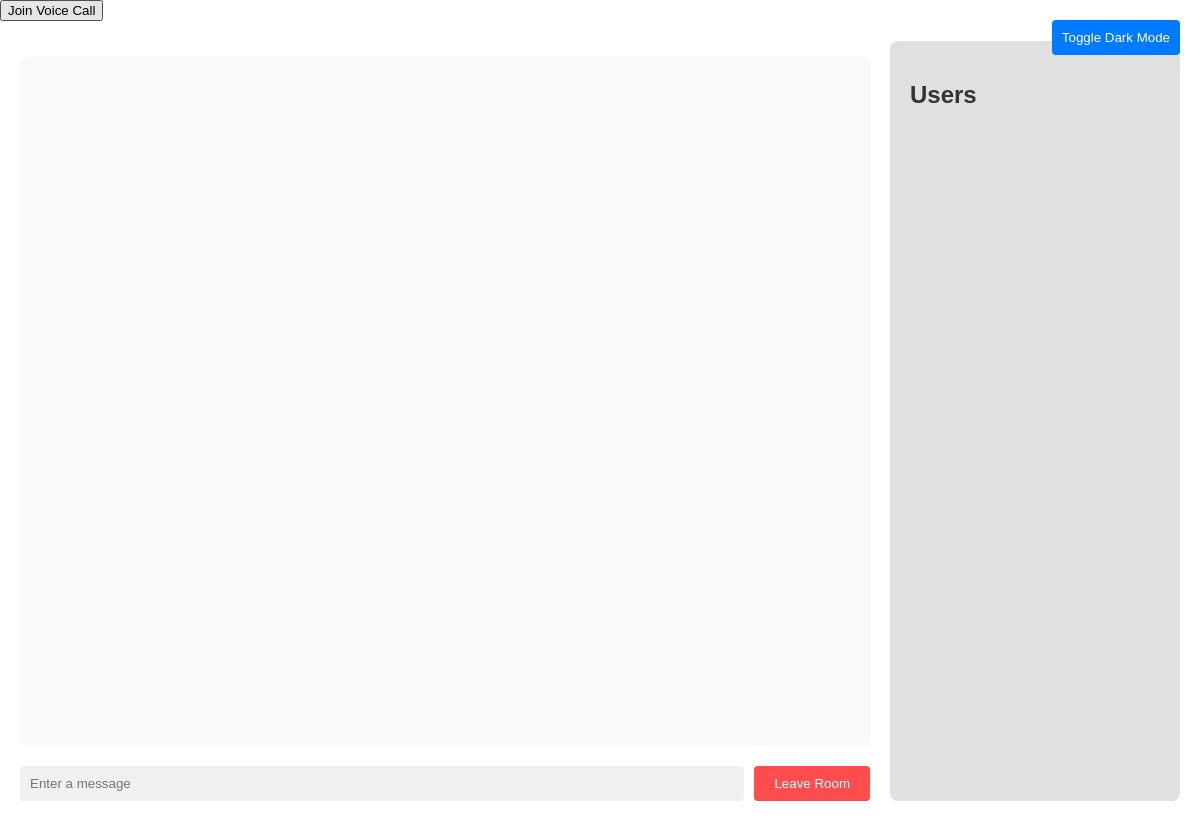
Before: /chat/room1 (signed in) with the older database file.
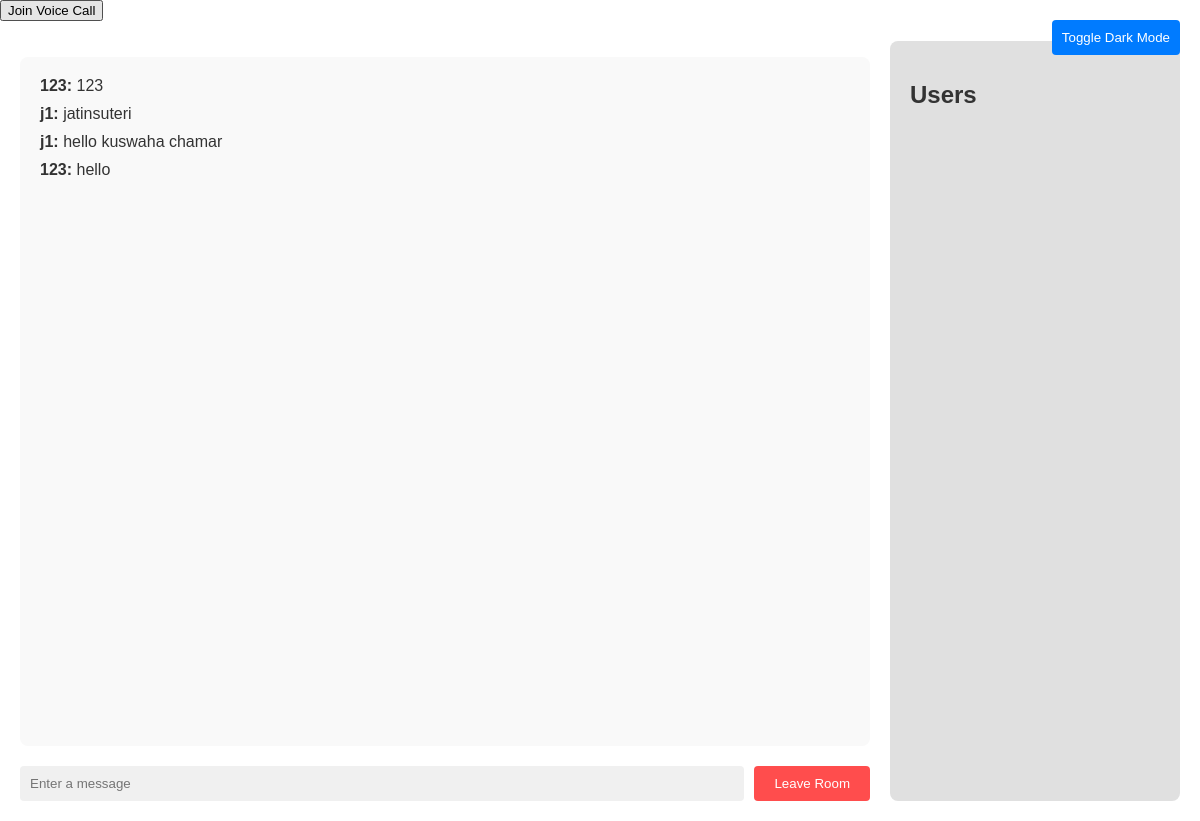
After: the same page with the newer database file.
### drocsid/models.py (models this page shows, shortened)
class Message(db.Model):
    id = db.Column(db.Integer, primary_key=True)
    user_id = db.Column(db.Integer, db.ForeignKey('user.id'), nullable=False)
    room = db.Column(db.String(50), nullable=False)
    username = db.Column(db.String(50), nullable=False)
    message = db.Column(db.Text, nullable=False)
    timestamp = db.Column(db.DateTime, nullable=False, default=datetime.datetime.now)

### drocsid/routes.py (the view)
@app.route('/chat/<room>', methods=["GET", "POST"])
@login_required
def chat(room):
    messages = Message.query.filter_by(room=room).order_by(Message.timestamp.asc()).all()
    return render_template('chat.html', username=current_user.username, room=room, messages=messages)

### drocsid/models.py (called while the page is built)
@login_manager.user_loader
def load_user(user_id):
    return User.query.get(user_id)

### drocsid/templates/chat.html (shortened to what this page needs)
<!DOCTYPE html>
<html lang="en">
<head>
</head>
<body>
    <button id="dark-mode-toggle">Toggle Dark Mode</button>
    <button id="voice-call">Join Voice Call</button>
    <div class="container">
        <div id="chat">
            <ul id="chat-messages">
                {% for msg in messages %}
                    <li><strong>{{ msg.username }}:</strong> {{ msg.message }}</li>
                {% endfor %}
            </ul>
            <div id="message-input">
                <input type="text" id="message" placeholder="Enter a message">
                <button id="leave-room">Leave Room</button>
            </div>
        </div>
        <div id="user-sidebar">
            <h2>Users</h2>
        </div>
    </div>
</body>
</html>

### drocsid/templates/chat.html (style rules this page uses)
:root { --bg-color: #ffffff; --text-color: #333333; --input-bg: #f0f0f0; --chat-bg: #f9f9f9; --sidebar-bg: #e0e0e0; }
body { font-family: Arial, sans-serif; background-color: var(--bg-color); color: var(--text-color); margin: 0; padding: 0; transition: background-color 0.3s, color 0.3s; }
.container { display: flex; height: 100vh; padding: 20px; box-sizing: border-box; }
#chat { flex: 1; display: flex; flex-direction: column; margin-right: 20px; }
#chat-messages { flex: 1; overflow-y: auto; padding: 20px; background-color: var(--chat-bg); border-radius: 8px; margin-bottom: 20px; }
#chat-messages li { margin-bottom: 10px; list-style-type: none; }
#message-input { display: flex; }
#message { flex: 1; padding: 10px; border: none; border-radius: 4px; background-color: var(--input-bg); color: var(--text-color); }
#leave-room { padding: 10px 20px; background-color: #ff4d4d; color: white; border: none; border-radius: 4px; cursor: pointer; margin-left: 10px; }
#user-sidebar { width: 250px; background-color: var(--sidebar-bg); padding: 20px; border-radius: 8px; overflow-y: auto; }
#user-sidebar h2 { margin-top: 5; }
#dark-mode-toggle { position: absolute; top: 20px; right: 20px; padding: 10px; background-color: #007bff; color: white; border: none; border-radius: 4px; cursor: pointer; }

Changed rows visible on the page:
added Message: username "123", message "123"
added Message: username "j1", message "jatinsuteri"
added Message: username "j1", message "hello kuswaha chamar"
added Message: username "123", message "hello"
